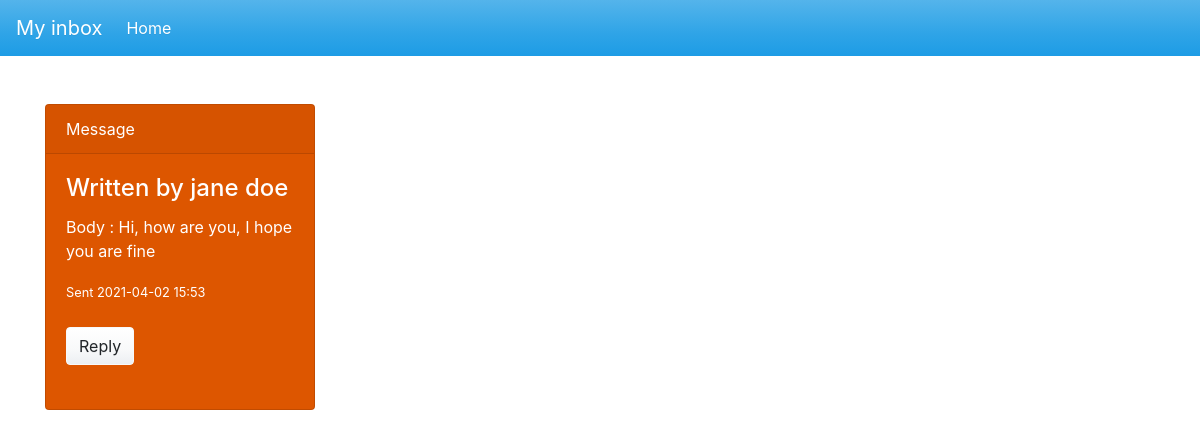
Before: /admin/pages/inbox/index.php with the older database file.
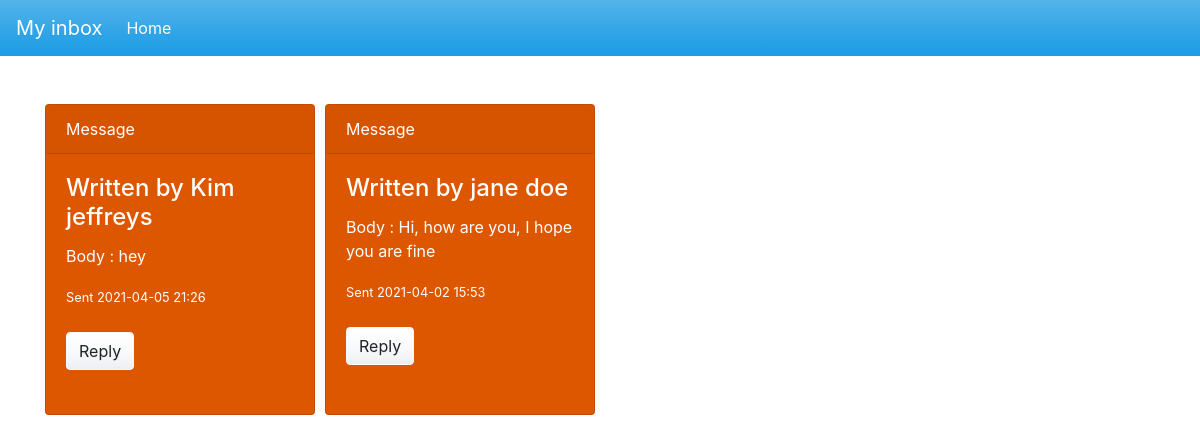
After: the same page with the newer database file.
### tables this page shows
CREATE TABLE `messages` (
  `id` int(255) NOT NULL,
  `name` varchar(255) NOT NULL,
  `email` varchar(255) NOT NULL,
  `message` varchar(255) NOT NULL,
  `sent_at` timestamp(6) NOT NULL DEFAULT current_timestamp(6) ON UPDATE current_timestamp(6)
);

### admin/pages/inbox/index.php (the view, shortened to what this page needs)
<?php
    require '../config.php';
    $query = "SELECT * FROM messages ORDER BY id desc";
    $result = mysqli_query($conn,$query);
    $messages = mysqli_fetch_all($result,MYSQLI_ASSOC);
?>
<!DOCTYPE html>
<html lang="en">
<head>
    <link rel="stylesheet" href="../../../css/bootstrap.min.css">
</head>
<body>
<nav class="navbar navbar-expand-lg navbar-dark bg-primary">
  <a class="navbar-brand" href="#">My inbox</a>
  <div class="collapse navbar-collapse" id="navbarColor01">
    <ul class="navbar-nav mr-auto">
      <li class="nav-item active">
        <a class="nav-link" href="../../">Home
        </a>
      </li>
    </ul>
  </div>
</nav>
<br> <br>
<div class="container grid">
<?php foreach($messages as $message):?>
    <div class="card bg-warning text-white mb-3" style="max-width: 20rem;">
        <div class="card-header"> Message  </div>
        <div class="card-body">
        <h4 class="card-title">Written by <?php echo $message['name']; ?></h4>
        <p class="card-text">Body :  <?php echo $message['message'];?></p>
        <small> Sent <?php echo substr($message['sent_at'],0,16); ?></small> <br> <br>
        <a href="mailto: <?php echo $message['email'];?>?subject=Replying to your message sent earlier&body= hi <?php echo $message['name'];?>" class="btn btn-light">Reply</a>
  </div> <br>
</div>
<?php endforeach;?>
</div>
</body>
</html>

Changed rows visible on the page:
added messages: name "Kim jeffreys", message "hey", sent_at "2021-04-05 21:26"
